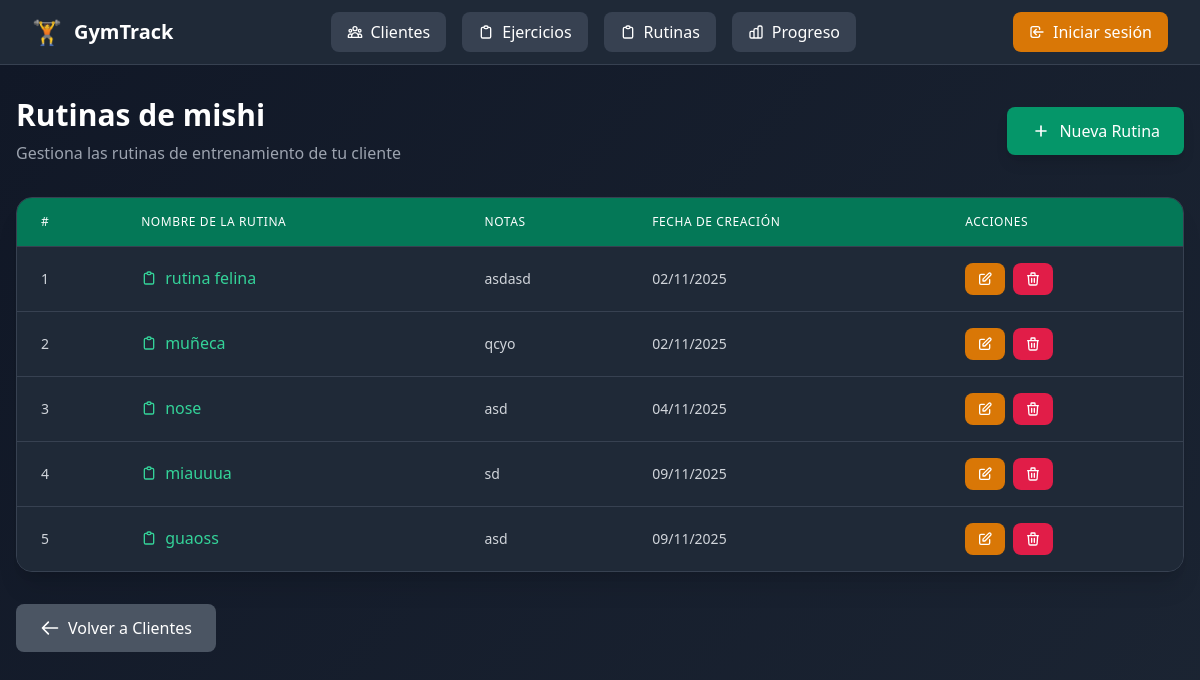
/clientes/11/, run on the app's committed database.
### clientes/models.py (models this page shows, shortened)
class Cliente(models.Model):
    usuario = models.OneToOneField(
        settings.AUTH_USER_MODEL,
        on_delete=models.CASCADE,
        related_name="perfil_cliente",
        null=True, blank=True
    )
    entrenadores = models.ManyToManyField(
        settings.AUTH_USER_MODEL,
        related_name="clientes",
        blank=True
    )
    nombre = models.CharField(max_length=100)
    edad = models.PositiveIntegerField(null=True, blank=True)
    altura_cm = models.PositiveIntegerField(null=True, blank=True)
    peso_kg = models.FloatField(null=True, blank=True)
    lesiones = models.TextField(blank=True, help_text="Anotar lesiones o complicaciones")

### rutinas/models.py (models this page shows, shortened)
class Rutina(models.Model):
    nombre = models.CharField(max_length=100)
    descripcion = models.TextField(blank=True)
    ejercicios = models.ManyToManyField(Ejercicio, related_name="rutinas")
    entrenador = models.ForeignKey(
        Usuario,
        on_delete=models.SET_NULL,
        null=True,
        blank=True,
        related_name="rutinas_creadas"
    )
    cliente = models.ForeignKey(
        Cliente,
        on_delete=models.CASCADE,
        null=True,
        blank=True,
        related_name="rutinas"
    )
    fecha_creacion = models.DateTimeField(auto_now_add=True)

### clientes/views.py (the view)
# urls.py: path("<int:pk>/", ClienteDetalleView.as_view(), name="detalle"),
class ClienteDetalleView(DetailView):
    model = Cliente
    template_name = "clientes/detalle.html"
    context_object_name = "cliente"

### clientes/templates/clientes/detalle.html (shortened to what this page needs)
{% extends "base.html" %}
{% block content %}
<div class="min-h-screen bg-gradient-to-br from-gray-900 to-gray-800 py-8 px-4">
  <div class="max-w-7xl mx-auto">
    <div class="flex flex-col sm:flex-row justify-between items-start sm:items-center mb-8 gap-4">
      <div>
        <h1 class="text-3xl font-bold text-white mb-2">Rutinas de {{ cliente.nombre }}</h1>
        <p class="text-gray-400">Gestiona las rutinas de entrenamiento de tu cliente</p>
      </div>
      <a href="{% url 'rutinas:crear_para_cliente' cliente.id %}" class="inline-flex items-center px-6 py-3 bg-emerald-600 hover:bg-emerald-500 text-white font-medium rounded-lg transition-colors shadow-lg">
        <svg class="w-5 h-5 mr-2" fill="none" stroke="currentColor" viewBox="0 0 24 24">
          <path stroke-linecap="round" stroke-linejoin="round" stroke-width="2" d="M12 6v6m0 0v6m0-6h6m-6 0H6"></path>
        </svg>
        Nueva Rutina
      </a>
    </div>
    {% if cliente.rutinas.all %}
    <div class="bg-gray-800 rounded-2xl shadow-xl border border-gray-700 overflow-hidden">
      <div class="overflow-x-auto">
        <table class="min-w-full divide-y divide-gray-700">
          <thead class="bg-emerald-700">
            <tr>
              <th class="px-6 py-4 text-left text-xs font-medium text-white uppercase tracking-wider">#</th>
              <th class="px-6 py-4 text-left text-xs font-medium text-white uppercase tracking-wider">Nombre de la Rutina</th>
              <th class="px-6 py-4 text-left text-xs font-medium text-white uppercase tracking-wider">Notas</th>
              <th class="px-6 py-4 text-left text-xs font-medium text-white uppercase tracking-wider">Fecha de creación</th>
              <th class="px-6 py-4 text-left text-xs font-medium text-white uppercase tracking-wider">Acciones</th>
            </tr>
          </thead>
          <tbody class="bg-gray-800 divide-y divide-gray-700">
            {% for rutina in cliente.rutinas.all %}
            <tr class="hover:bg-gray-750 transition-colors group">
              <td class="px-6 py-4 whitespace-nowrap text-sm font-medium text-gray-300">
                {{ forloop.counter }}
              </td>
              <td class="px-6 py-4 whitespace-nowrap">
                <a href="{% url 'rutinas:rutina_detalle' rutina.id %}" class="inline-flex items-center text-emerald-400 hover:text-emerald-300 font-medium transition-colors">
                  <svg class="w-4 h-4 mr-2" fill="none" stroke="currentColor" viewBox="0 0 24 24">
                    <path stroke-linecap="round" stroke-linejoin="round" stroke-width="2" d="M9 5H7a2 2 0 00-2 2v12a2 2 0 002 2h10a2 2 0 002-2V7a2 2 0 00-2-2h-2M9 5a2 2 0 002 2h2a2 2 0 002-2M9 5a2 2 0 012-2h2a2 2 0 012 2"></path>
                  </svg>
                  {{ rutina.nombre }}
                </a>
              </td>
              <td class="px-6 py-4">
                <div class="text-sm text-gray-300 max-w-xs">
                  {{ rutina.descripcion|default:"-"|truncatechars:60 }}
                </div>
              </td>
              <td class="px-6 py-4 whitespace-nowrap text-sm text-gray-300">
                {{ rutina.fecha_creacion|date:"d/m/Y" }}
              </td>
              <td class="px-6 py-4 whitespace-nowrap">
                <div class="flex space-x-2">
                  <a href="{% url 'rutinas:editar' rutina.pk %}" class="inline-flex items-center px-3 py-2 bg-amber-600 hover:bg-amber-500 text-white text-sm font-medium rounded-lg transition-colors" title="Editar rutina">
                    <svg class="w-4 h-4" fill="none" stroke="currentColor" viewBox="0 0 24 24">
                      <path stroke-linecap="round" stroke-linejoin="round" stroke-width="2" d="M11 5H6a2 2 0 00-2 2v11a2 2 0 002 2h11a2 2 0 002-2v-5m-1.414-9.414a2 2 0 112.828 2.828L11.828 15H9v-2.828l8.586-8.586z"></path>
                    </svg>
                  </a>
                  <a href="{% url 'rutinas:eliminar' rutina.pk %}" class="inline-flex items-center px-3 py-2 bg-rose-600 hover:bg-rose-500 text-white text-sm font-medium rounded-lg transition-colors" title="Eliminar rutina">
                    <svg class="w-4 h-4" fill="none" stroke="currentColor" viewBox="0 0 24 24">
                      <path stroke-linecap="round" stroke-linejoin="round" stroke-width="2" d="M19 7l-.867 12.142A2 2 0 0116.138 21H7.862a2 2 0 01-1.995-1.858L5 7m5 4v6m4-6v6m1-10V4a1 1 0 00-1-1h-4a1 1 0 00-1 1v3M4 7h16"></path>
                    </svg>
                  </a>
                </div>
              </td>
            </tr>
            {% endfor %}
          </tbody>
        </table>
      </div>
    </div>
    {% endif %}
    <div class="mt-8">
      <a href="{% url 'clientes:lista' %}" class="inline-flex items-center px-6 py-3 bg-gray-600 hover:bg-gray-500 text-white font-medium rounded-lg transition-colors">
        <svg class="w-5 h-5 mr-2" fill="none" stroke="currentColor" viewBox="0 0 24 24">
          <path stroke-linecap="round" stroke-linejoin="round" stroke-width="2" d="M10 19l-7-7m0 0l7-7m-7 7h18"></path>
        </svg>
        Volver a Clientes
      </a>
    </div>
  </div>
</div>
{% endblock %}

### data on the page
Cliente: nombre "mishi"
Rutina: nombre "rutina felina", descripcion "asdasd", fecha_creacion "02/11/2025"
Rutina: nombre "muñeca", descripcion "qcyo", fecha_creacion "02/11/2025"
Rutina: nombre "nose", descripcion "asd", fecha_creacion "04/11/2025"
Rutina: nombre "miauuua", descripcion "sd", fecha_creacion "09/11/2025"
Rutina: nombre "guaoss", descripcion "asd", fecha_creacion "09/11/2025"
